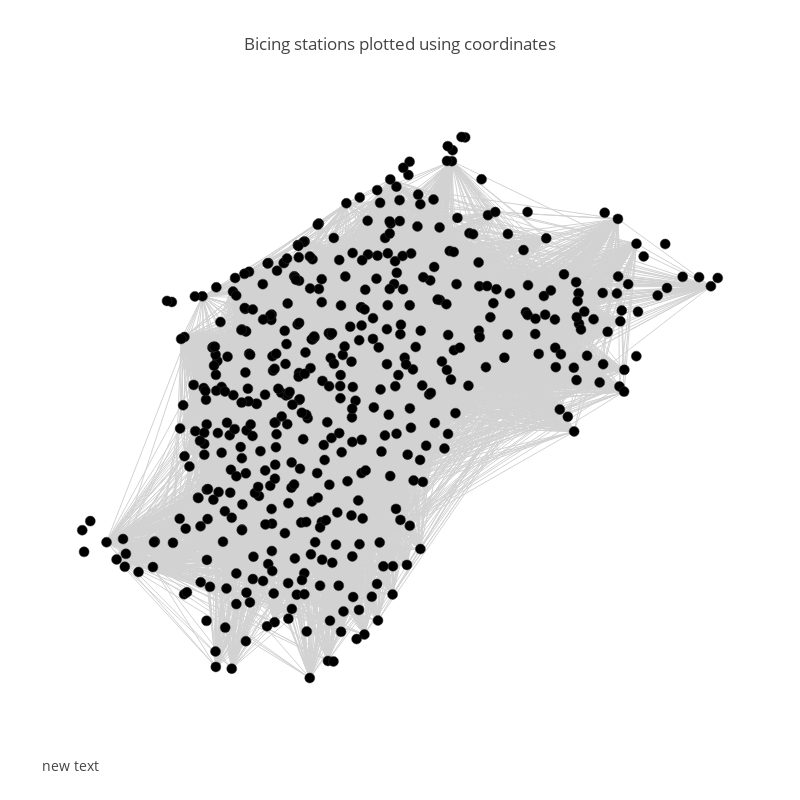

Notebook code for this chart:
### Code cell
#plot stations(nodes) as coordinate points
import plotly
from plotly.graph_objs import *
import plotly.plotly as py
plotly.offline.init_notebook_mode(connected=True)

#edges

Xe=[]
Ye=[]
#print edges
for edge in edges:
    Xe+=[Xn[edge[0]],Xn[edge[1]], None]
    Ye+=[Yn[edge[0]],Yn[edge[1]], None]
    
trace1=Scatter(x=Xe,
               y=Ye,
               mode='lines',
               line=Line(color='rgb(210,210,210)', width=1),
               hoverinfo='none')
                
trace2=Scatter(x=Xn,
               y=Yn,
               mode='markers',
               name='Station',
               marker=Marker(symbol='dot',
                             size=10, 
                             color= colour_coded_nodes,
                             colorscale= 'Jet',
                             #showlegend = True,
                             line=Line(color='rgb(50,50,50)', width=0.5)
                             ),
               text=labels,
               hoverinfo='text'
               )

axis=dict(showline=False, # hide axis line, grid, ticklabels and  title
          zeroline=False,
          showgrid=False,
          showticklabels=False,
          title='' 
          )

width=800
height=800
layout=Layout(title= "Bicing stations plotted using coordinates",  #include time in title
    font= Font(size=12),
    showlegend=False,
    autosize=False,
    width=width,
    height=height,
    xaxis=XAxis(axis),
    yaxis=YAxis(axis),          
    margin=Margin(
        l=40,
        r=40,
        b=85,
        t=100,
    ),
    hovermode='closest',
    annotations=Annotations([
           Annotation(
           showarrow=False,  
            xref='paper',     
            yref='paper',     
            x=0,  
            y=-0.1,  
            xanchor='left',   
            yanchor='bottom',  
            font=Font(
            size=14 
            )     
            )
        ]),           
    )

#this is to add edges
data=Data([trace1, trace2])

fig = Figure(data=data, layout=layout)

plotly.offline.iplot(fig, filename='BicingStations')

### Figure 1 — Plotly figure (JSON) as saved in the notebook; plotly's stock layout.template omitted (floating-point values rounded to 4 significant figures; data arrays with more than 128 entries replaced by an {"elided": "..."} marker saying what was removed)
{"data": [{"hoverinfo": "none", "line": {"color": "rgb(210,210,210)", "width": 1}, "mode": "lines", "type": "scatter", "x": {"elided": "23427 float values"}, "y": {"elided": "23427 float values"}}, {"hoverinfo": "text", "marker": {"color": [], "colorscale": "Jet", "line": {"color": "rgb(50,50,50)", "width": 0.5}, "size": 10, "symbol": "dot"}, "mode": "markers", "name": "Station", "text": {"elided": "465 str values"}, "type": "scatter", "x": {"elided": "465 float values"}, "y": {"elided": "465 float values"}}], "layout": {"annotations": [{"font": {"size": 14}, "showarrow": false, "x": 0, "xanchor": "left", "xref": "paper", "y": -0.1, "yanchor": "bottom", "yref": "paper"}], "autosize": false, "font": {"size": 12}, "height": 800, "hovermode": "closest", "margin": {"b": 85, "l": 40, "r": 40, "t": 100}, "showlegend": false, "title": "Bicing stations plotted using coordinates", "width": 800, "xaxis": {"showgrid": false, "showline": false, "showticklabels": false, "title": "", "zeroline": false}, "yaxis": {"showgrid": false, "showline": false, "showticklabels": false, "title": "", "zeroline": false}}}
